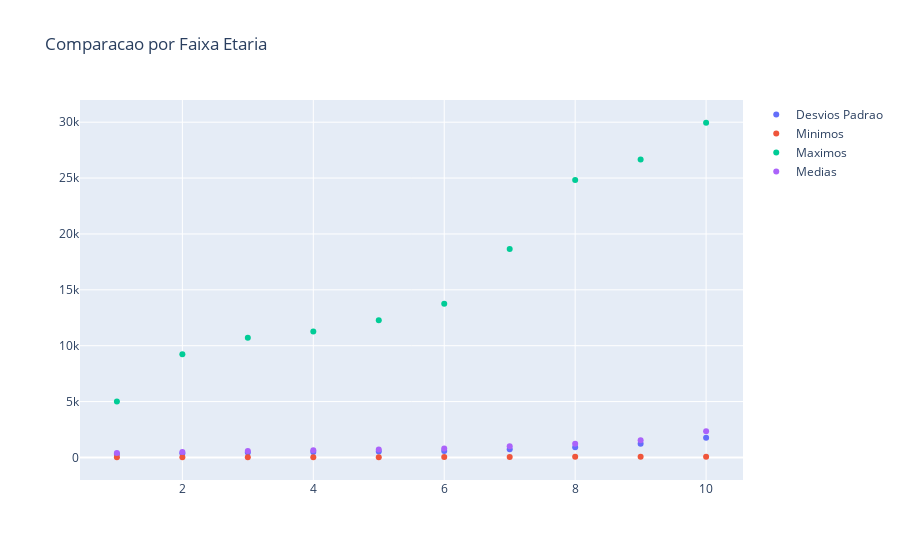

Here is the notebook cell this chart was saved with:
### Code cell
import plotly.graph_objects as go

faixa = [1,2,3,4,5,6,7,8,9,10]
# Add traces
fig = go.Figure(layout=dict(title=dict(text="Comparacao por Faixa Etaria")))
fig.add_trace(go.Scatter(x=faixa, y=desvios, mode='markers', name='Desvios Padrao'))
fig.add_trace(go.Scatter(x=faixa, y=vcm_min, mode='markers', name='Minimos'))
fig.add_trace(go.Scatter(x=faixa, y= vcm_max, mode='markers', name='Maximos'))
fig.add_trace(go.Scatter(x=faixa, y= media, mode='markers', name='Medias'))

fig.show()

### Figure 1 — Plotly figure (JSON) as saved in the notebook; plotly's stock layout.template omitted (floating-point values rounded to 4 significant figures)
{"data": [{"mode": "markers", "name": "Desvios Padrao", "type": "scatter", "x": [1, 2, 3, 4, 5, 6, 7, 8, 9, 10], "y": [297.4, 381.7, 434.7, 486.4, 524.4, 582.9, 742.6, 916.5, 1233.0, 1766.0]}, {"mode": "markers", "name": "Minimos", "type": "scatter", "x": [1, 2, 3, 4, 5, 6, 7, 8, 9, 10], "y": [17, 19.53, 21.5, 22.57, 25.97, 31.16, 41.77, 51.69, 51.68, 69.9]}, {"mode": "markers", "name": "Maximos", "type": "scatter", "x": [1, 2, 3, 4, 5, 6, 7, 8, 9, 10], "y": [5000, 9230.0, 10710.0, 11270.0, 12270.0, 13760.0, 18650.0, 24820.0, 26660.0, 29950.0]}, {"mode": "markers", "name": "Medias", "type": "scatter", "x": [1, 2, 3, 4, 5, 6, 7, 8, 9, 10], "y": [398.9, 494.1, 578.6, 649.4, 709.6, 793.8, 992.1, 1219.0, 1536.0, 2350.0]}], "layout": {"title": {"text": "Comparacao por Faixa Etaria"}}}
